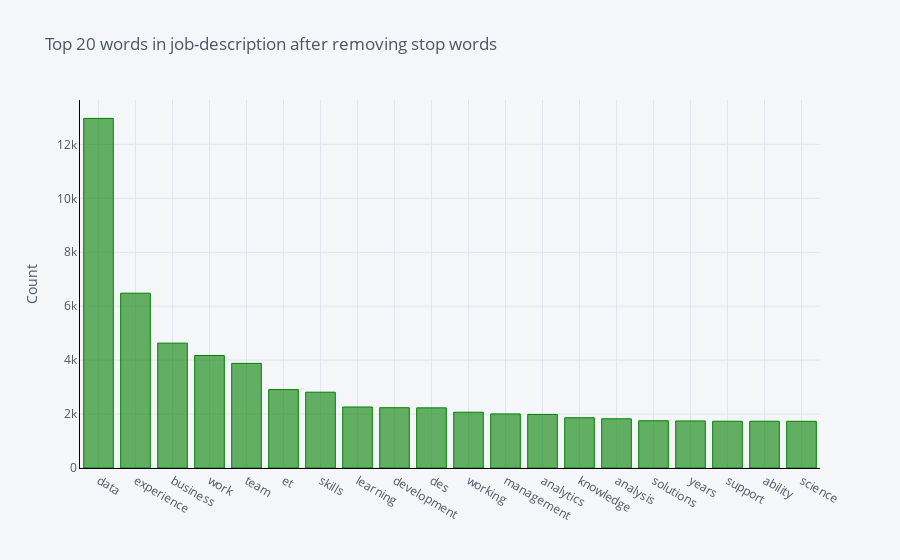

The notebook cell this image was saved under:
### Markdown cell above
# EDA Task 2 : To find the top 20 words in the Description after removing the stop keyword

### Code cell
# top 20 words in description after removing stop keyword
def get_top_n_words(corpus, n=None):
    vec = CountVectorizer(stop_words = 'english').fit(corpus)
    bag_of_words = vec.transform(corpus)
    sum_words = bag_of_words.sum(axis=0) 
    words_freq = [(word, sum_words[0, idx]) for word, idx in vec.vocabulary_.items()]
    words_freq =sorted(words_freq, key = lambda x: x[1], reverse=True)
    return words_freq[:n]
common_words = get_top_n_words(df['description'], 20)
# for word, freq in common_words:
#     print(word, freq)
df2 = pd.DataFrame(common_words, columns = ['description' , 'count'])
df2.groupby('description').sum()['count'].sort_values(ascending=False).iplot(
    kind='bar', yTitle='Count', linecolor='black',colors='Green', title='Top 20 words in job-description after removing stop words')

### Figure 1 — Plotly figure (JSON) as saved in the notebook; plotly's stock layout.template omitted (floating-point values rounded to 4 significant figures)
{"data": [{"marker": {"color": "rgba(0, 128, 0, 0.6)", "line": {"color": "rgba(0, 128, 0, 1.0)", "width": 1}}, "name": "count", "orientation": "v", "text": "", "type": "bar", "x": ["data", "experience", "business", "work", "team", "et", "skills", "learning", "development", "des", "working", "management", "analytics", "knowledge", "analysis", "solutions", "years", "support", "ability", "science"], "y": [12963, 6482, 4630, 4171, 3880, 2907, 2811, 2262, 2235, 2230, 2068, 2005, 1987, 1863, 1824, 1752, 1745, 1734, 1734, 1732]}], "layout": {"legend": {"bgcolor": "#F5F6F9", "font": {"color": "#4D5663"}}, "paper_bgcolor": "#F5F6F9", "plot_bgcolor": "#F5F6F9", "title": {"font": {"color": "#4D5663"}, "text": "Top 20 words in job-description after removing stop words"}, "xaxis": {"gridcolor": "#E1E5ED", "linecolor": "black", "showgrid": true, "tickfont": {"color": "#4D5663"}, "title": {"font": {"color": "#4D5663"}, "text": ""}, "zerolinecolor": "#E1E5ED"}, "yaxis": {"gridcolor": "#E1E5ED", "linecolor": "black", "showgrid": true, "tickfont": {"color": "#4D5663"}, "title": {"font": {"color": "#4D5663"}, "text": "Count"}, "zerolinecolor": "#E1E5ED"}}}
